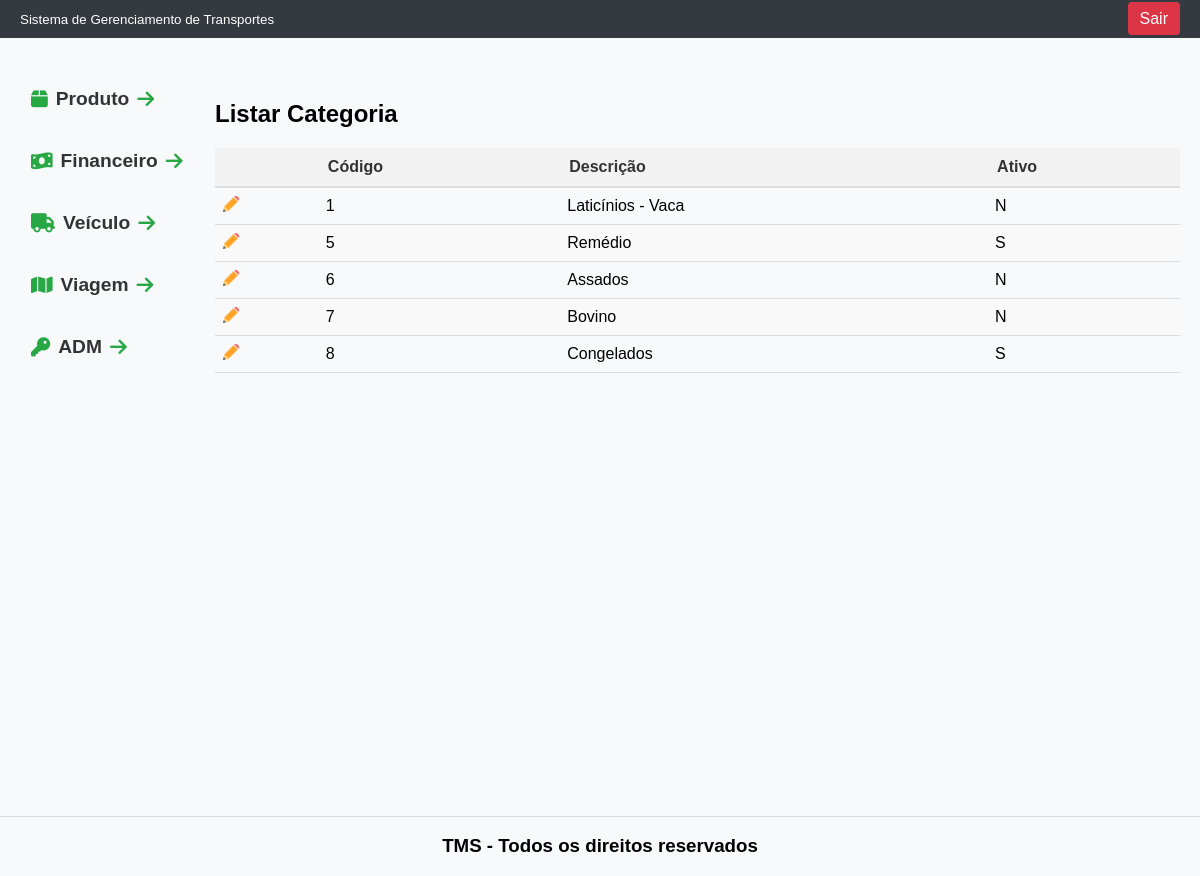
/tcc/categoria, run on an earlier commit of the app's database.
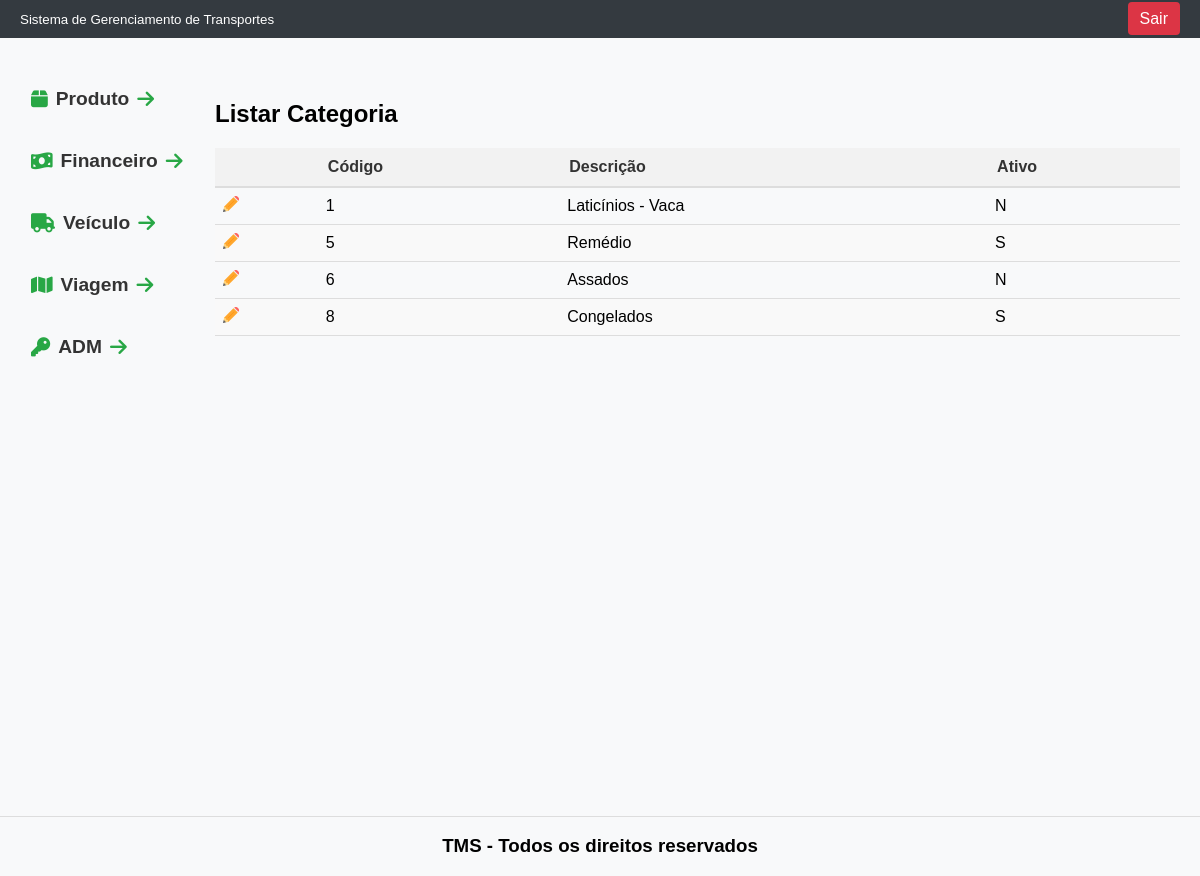
And on a later commit of the database.
### tables this page shows
CREATE TABLE `categoria` (
  `id` int(11) NOT NULL,
  `descricao` varchar(30) NOT NULL,
  `ativo` varchar(1) NOT NULL
);

### tcc/Controller/CategoriaController.php (called while the page is built, shortened)
<?php
class CategoriaController{
    public static function index(){
        $categoria_DAO = new CategoriaDAO();
        $lista_categ = $categoria_DAO->getAllRows();
        $total_categ = count($lista_categ);
        include 'View/modulos/categoria/listar_categoria.php';
    }
}

### tcc/index.php (called while the page is built, shortened)
<?php
include 'rotas.php';

### tcc/DAO/MySQL.php (called while the page is built)
<?php
class MySQL extends PDO{
    private $host       = "localhost";
    private $usuario    = "root";
    private $senha      = "";
    private $db         = "tcc";
    private $opcoes = array(PDO::ATTR_ERRMODE => PDO::ERRMODE_EXCEPTION);
    public function __construct(){
        $dsn = "mysql:host=".$this->host.";dbname=".$this->db;
        return parent::__construct($dsn, $this->usuario, $this->senha, $this->opcoes);
    }
}

### tcc/DAO/categoriaDAO.php (called while the page is built, shortened)
<?php
class CategoriaDAO{
    private $conexao;
    public function __construct(){
        include_once "MySQL.php";
        $this->conexao = new MySQL();
    }
    public function getAllRows(){
        $stmt = $this->conexao->prepare("SELECT * FROM categoria");
        $stmt->execute();
        $arr_categoria = array();
        while($f = $stmt->fetchObject()){
            $arr_categoria[] = $f;
        }
        return $arr_categoria;
    }
}

### tcc/View/modulos/categoria/listar_categoria.php (the view, shortened to what this page needs)
<!DOCTYPE html>
<html lang="en">
<head>
</head>
<body>
    <div class="header">
        <?php include PATH_VIEW . 'includes/cabecalho.php' ?>
    </div>
    <div class="container">
        <div class="menu">
            <?php include PATH_VIEW . 'includes/menu.php' ?>
        </div>
        <main>
            <div class="titulo-pagina">
                <h2>Listar Categoria</h2>
            </div>
            <table>
                <thead>
                    <tr>
                        <th></th>
                        <th>Código</th>
                        <th>Descrição</th>
                        <th>Ativo</th>
                    </tr>
                </thead>
                <tbody>
                    <?php for($i=0; $i<$total_categ; $i++): ?>
                    <tr>
                        <td class="icon">
                            <a href="/tcc/categoria/ver?id=<?= $lista_categ[$i]->id ?>">
                                <img title="Editar" src="/tcc/View/includes/imagem/lapis.png" alt="Ícone de Lápis">
                            </a>
                        </td>
                        <td><?= $lista_categ[$i]->id ?></td>
                        <td><?= $lista_categ[$i]->descricao ?></td>
                        <td><?= $lista_categ[$i]->ativo ?></td>
                    </tr>
                    <?php endfor; ?>
                </tbody>
            </table>
        </main>
    </div>
    <div class="footer">
        <?php include PATH_VIEW . 'includes/rodape.php' ?>
    </div>
</body>
</html>

What changed in the data, as far as the page shows it:
removed categoria: id "7", descricao "Bovino", ativo "N"
